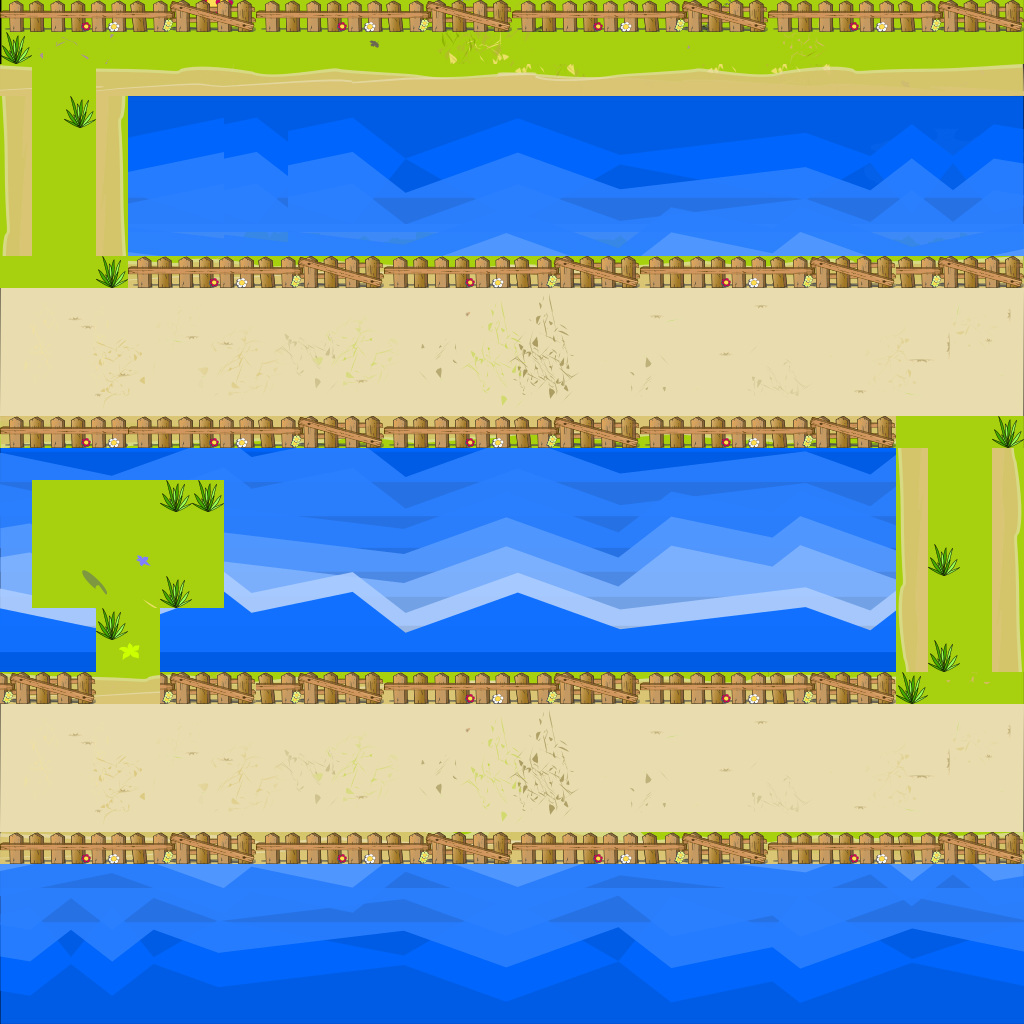

Below is a game level as drawn by its tile map, then a one-line description and the .tmx that defines it (tile-layer data replaced by summaries):
An orthogonal 32x32 tile map with 32x32 px tiles, 4 tile layers (terreno, margem, road, colisao), 19 tilesets.

<map version="1.0" orientation="orthogonal" renderorder="right-down" width="32" height="32" tilewidth="32" tileheight="32" nextobjectid="1">
 <tileset firstgid="1" name="tree1" tilewidth="32" tileheight="32" tilecount="42" columns="7">
  <image source="tree1.png" width="224" height="192" />
 </tileset>
 <tileset firstgid="43" name="tree1_sombra" tilewidth="32" tileheight="32" tilecount="16" columns="8">
  <image source="tree1_sombra.png" width="256" height="64" />
 </tileset>
 <tileset firstgid="59" name="skull2" tilewidth="32" tileheight="32" tilecount="2" columns="2">
  <image source="skull2.png" width="64" height="32" />
 </tileset>
 <tileset firstgid="61" name="terreno" tilewidth="32" tileheight="32" tilecount="768" columns="32">
  <image source="terreno.png" width="1024" height="768" />
 </tileset>
 <tileset firstgid="829" name="tree2" tilewidth="32" tileheight="32" tilecount="25" columns="5">
  <image source="tree2.png" width="160" height="160" />
 </tileset>
 <tileset firstgid="854" name="tree2_sombra" tilewidth="32" tileheight="32" tilecount="10" columns="5">
  <image source="tree2_sombra.png" width="160" height="64" />
 </tileset>
 <tileset firstgid="864" name="estrada1BarroHoriz" tilewidth="32" tileheight="32" tilecount="128" columns="32">
  <image source="estrada1BarroHoriz.png" width="1024" height="128" />
 </tileset>
 <tileset firstgid="992" name="terreno" tilewidth="32" tileheight="32" tilecount="768" columns="32">
  <image source="terreno.png" width="1024" height="768" />
 </tileset>
 <tileset firstgid="1760" name="tree1" tilewidth="32" tileheight="32" tilecount="42" columns="7">
  <image source="tree1.png" width="224" height="192" />
 </tileset>
 <tileset firstgid="1802" name="cerca_frente_fechada" tilewidth="32" tileheight="32" tilecount="8" columns="8">
  <image source="cerca_frente_fechada.png" width="257" height="32" />
 </tileset>
 <tileset firstgid="1810" name="cerca_frente_aberta" tilewidth="32" tileheight="32" tilecount="12" columns="6">
  <image source="cerca_frente_aberta.png" width="192" height="64" />
 </tileset>
 <tileset firstgid="1822" name="skull" tilewidth="32" tileheight="32" tilecount="6" columns="2">
  <image source="skull.png" width="64" height="96" />
 </tileset>
 <tileset firstgid="1828" name="skull2" tilewidth="32" tileheight="32" tilecount="2" columns="2">
  <image source="skull2.png" width="64" height="32" />
 </tileset>
 <tileset firstgid="1830" name="terreno" tilewidth="32" tileheight="32" tilecount="768" columns="32">
  <image source="terreno.png" width="1024" height="768" />
 </tileset>
 <tileset firstgid="2598" name="grama2" tilewidth="32" tileheight="32" tilecount="1" columns="1">
  <image source="grama2.png" width="32" height="32" />
 </tileset>
 <tileset firstgid="2599" name="margem1" tilewidth="32" tileheight="32" tilecount="31" columns="31">
  <image source="margem1.png" width="1014" height="32" />
 </tileset>
 <tileset firstgid="2630" name="mar" tilewidth="32" tileheight="32" tilecount="512" columns="32">
  <image source="mar.png" width="1024" height="512" />
 </tileset>
 <tileset firstgid="3142" name="cerca_direita_fechada" tilewidth="32" tileheight="32" tilecount="10" columns="1">
  <image source="cerca_direita_fechada.png" width="32" height="320" />
 </tileset>
 <tileset firstgid="3152" name="cerca_esquerda_fechada" tilewidth="32" tileheight="32" tilecount="10" columns="1">
  <image source="cerca_esquerda_fechada.png" width="32" height="320" />
 </tileset>
 <layer name="terreno" width="32" height="32">
  <data>[1024 cells, 324 non-empty, 173 distinct tile ids]</data>
 </layer>
 <layer name="margem" width="32" height="32">
  <data>[1024 cells, 222 non-empty, 51 distinct tile ids]</data>
 </layer>
 <layer name="road" width="32" height="32">
  <data>[1024 cells, 256 non-empty, 128 distinct tile ids]</data>
 </layer>
 <layer name="colisao" width="32" height="32">
  <data>[1024 cells, 614 non-empty, 336 distinct tile ids]</data>
 </layer>
</map>
